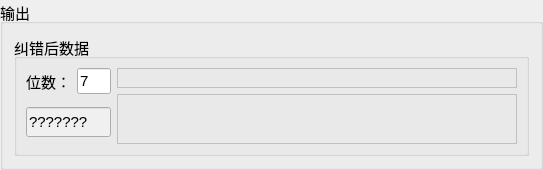
      <widget class="QGroupBox" name="groupBox_13">
       <property name="sizePolicy">
        <sizepolicy hsizetype="Fixed" vsizetype="Preferred">
         <horstretch>0</horstretch>
         <verstretch>0</verstretch>
        </sizepolicy>
       </property>
       <property name="minimumSize">
        <size>
         <width>0</width>
         <height>0</height>
        </size>
       </property>
       <property name="maximumSize">
        <size>
         <width>16777215</width>
         <height>16777215</height>
        </size>
       </property>
       <property name="font">
        <font>
         <pointsize>11</pointsize>
        </font>
       </property>
       <property name="title">
        <string>输出</string>
       </property>
       <layout class="QGridLayout" name="gridLayout_14">
        <item row="0" column="0">
         <widget class="QGroupBox" name="groupBox_15">
          <property name="sizePolicy">
           <sizepolicy hsizetype="Fixed" vsizetype="Fixed">
            <horstretch>0</horstretch>
            <verstretch>0</verstretch>
           </sizepolicy>
          </property>
          <property name="font">
           <font>
            <pointsize>11</pointsize>
           </font>
          </property>
          <property name="title">
           <string>纠错后数据</string>
          </property>
          <layout class="QGridLayout" name="gridLayout_15">
           <item row="1" column="0">
            <spacer name="verticalSpacer_24">
             <property name="orientation">
              <enum>Qt::Vertical</enum>
             </property>
             <property name="sizeHint" stdset="0">
              <size>
               <width>20</width>
               <height>3</height>
              </size>
             </property>
            </spacer>
           </item>
           <item row="2" column="0">
            <widget class="QLineEdit" name="lnCodeOut">
             <property name="minimumSize">
              <size>
               <width>85</width>
               <height>30</height>
              </size>
             </property>
             <property name="maximumSize">
              <size>
               <width>85</width>
               <height>30</height>
              </size>
             </property>
             <property name="styleSheet">
              <string notr="true">background:#F0F0F0</string>
             </property>
             <property name="text">
              <string>???????</string>
             </property>
             <property name="readOnly">
              <bool>true</bool>
             </property>
            </widget>
           </item>
           <item row="0" column="1" rowspan="4">
            <layout class="QVBoxLayout" name="verticalLayout_13">
             <item>
              <widget class="QWidget" name="wgtCodeOutLab" native="true">
               <property name="minimumSize">
                <size>
                 <width>400</width>
                 <height>20</height>
                </size>
               </property>
               <property name="maximumSize">
                <size>
                 <width>400</width>
                 <height>20</height>
                </size>
               </property>
               <property name="styleSheet">
                <string notr="true">border:1px solid #C0C0C0</string>
               </property>
              </widget>
             </item>
             <item>
              <widget class="QWidget" name="wgtCodeOutBlk" native="true">
               <property name="minimumSize">
                <size>
                 <width>400</width>
                 <height>50</height>
                </size>
               </property>
               <property name="maximumSize">
                <size>
                 <width>400</width>
                 <height>50</height>
                </size>
               </property>
               <property name="styleSheet">
                <string notr="true">border:1px solid #C0C0C0</string>
               </property>
              </widget>
             </item>
            </layout>
           </item>
           <item row="3" column="0">
            <spacer name="verticalSpacer_23">
             <property name="orientation">
              <enum>Qt::Vertical</enum>
             </property>
             <property name="sizeHint" stdset="0">
              <size>
               <width>20</width>
               <height>1</height>
              </size>
             </property>
            </spacer>
           </item>
           <item row="0" column="0">
            <layout class="QHBoxLayout" name="horizontalLayout_7">
             <item>
              <widget class="QLabel" name="label_12">
               <property name="minimumSize">
                <size>
                 <width>45</width>
                 <height>0</height>
                </size>
               </property>
               <property name="maximumSize">
                <size>
                 <width>45</width>
                 <height>16777215</height>
                </size>
               </property>
               <property name="text">
                <string>位数：</string>
               </property>
              </widget>
             </item>
             <item>
              <widget class="QLineEdit" name="lnCodeOutBit">
               <property name="sizePolicy">
                <sizepolicy hsizetype="Fixed" vsizetype="Fixed">
                 <horstretch>0</horstretch>
                 <verstretch>0</verstretch>
                </sizepolicy>
               </property>
               <property name="minimumSize">
                <size>
                 <width>34</width>
                 <height>0</height>
                </size>
               </property>
               <property name="maximumSize">
                <size>
                 <width>34</width>
                 <height>16777215</height>
                </size>
               </property>
               <property name="styleSheet">
                <string notr="true"/>
               </property>
               <property name="text">
                <string>7</string>
               </property>
               <property name="readOnly">
                <bool>true</bool>
               </property>
              </widget>
             </item>
            </layout>
           </item>
          </layout>
         </widget>
        </item>
       </layout>
      </widget>
